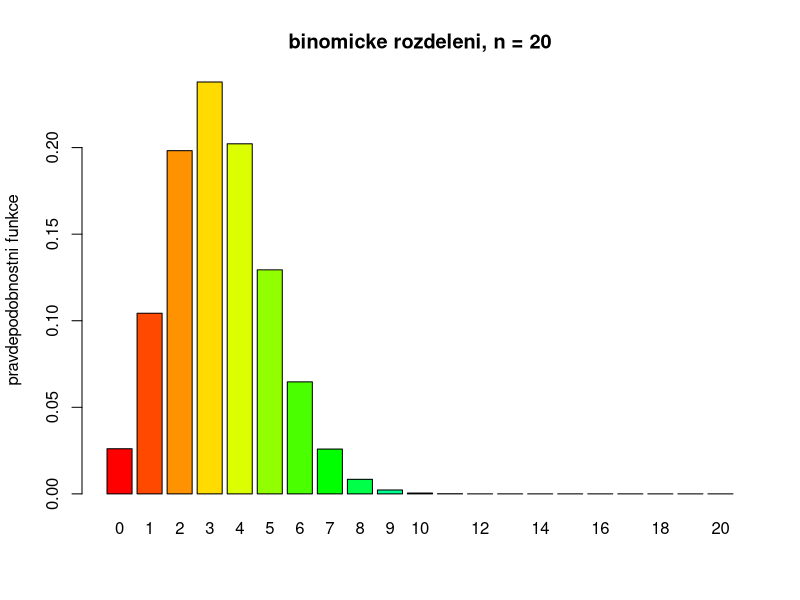
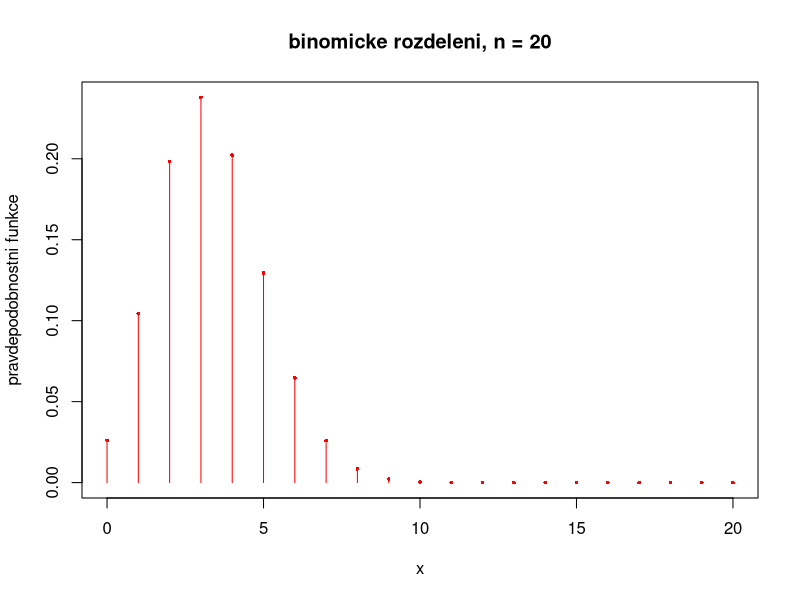
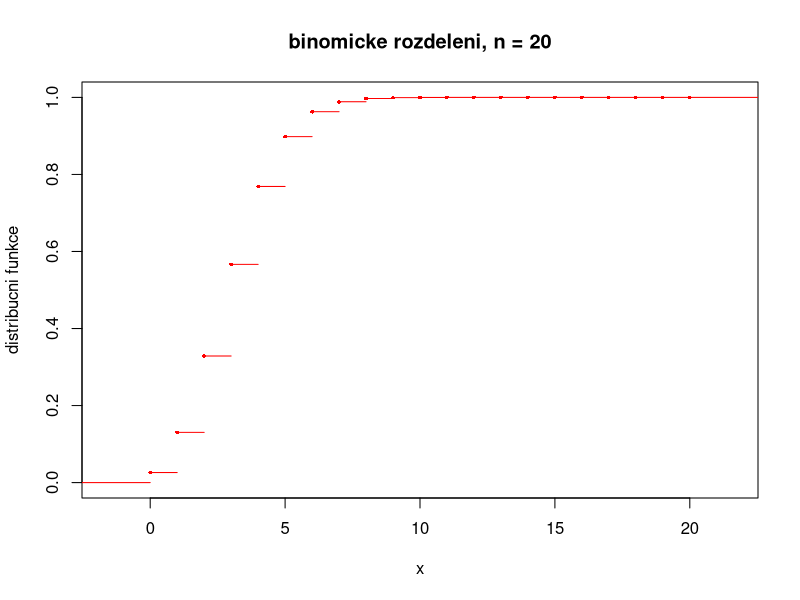

These charts were generated, in order, by the following R code:
# Priklad 1

n <- 20
theta <- 1/6

x <- seq (0, n)
titulek <- paste ("binomicke rozdeleni,", "n =", n)

# pravdepodobnostni funkce
pravdepodobnostni <- dbinom (x, size = n, prob = theta)

#  sloupcovy graf
barplot (pravdepodobnostni, col = rainbow (length (x)), names.arg = x, ylab = "pravdepodobnostni funkce", main = titulek)

#	klasicky bodovy (korektne matematicky) graf
plot (x, pravdepodobnostni, type = "h", col = "red", ylab = "pravdepodobnostni funkce", main = titulek)
points (x, pravdepodobnostni, pch = 16, cex = 0.5, col = "red")

# distribucni funkce
distribucni <- pbinom (x, size = n, prob = theta)
# jedna se o skokovou funkci
dist.fce <- stepfun (x, c (0, distribucni))

# distribucni funkce je vzdy zprava spojita, 
# tzn. leve krajni body vzdy patri k useckam
plot (dist.fce, verticals = FALSE, col = "red", pch = 16, cex = 0.5, ylab = "distribucni funkce", main = titulek)

dbinom (5, size = n, prob = theta)

pbinom (5, size = n, prob = theta)

1-pbinom (6, size = n, prob = theta)

sum (dbinom(c(1,3,5,7,9,11,13,15,17,19), size = n, prob = theta))
